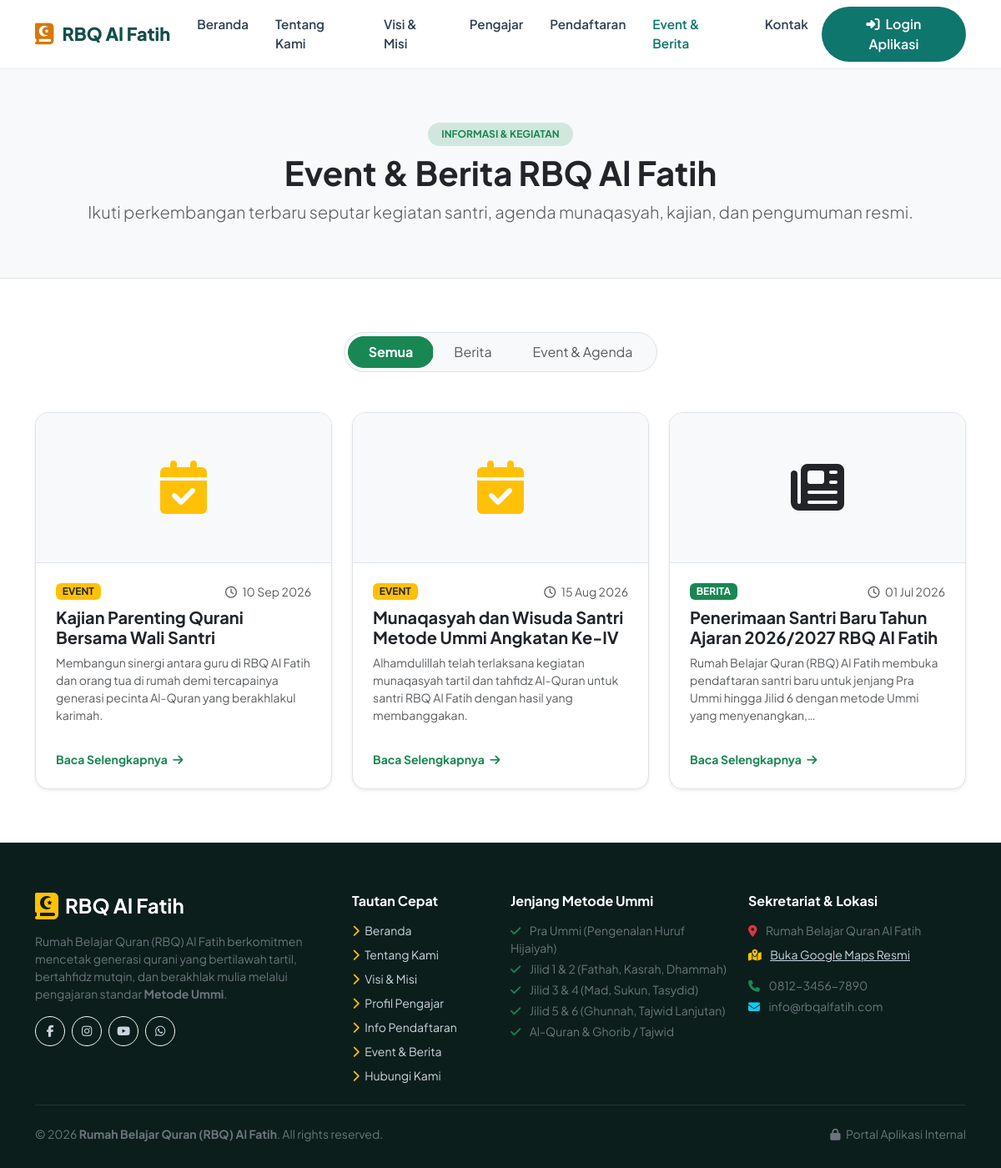
Page /index.php/profil/berita on the committed database.
### tables this page shows
CREATE TABLE `berita` (
  `id` int unsigned NOT NULL AUTO_INCREMENT,
  `judul` varchar(255) NOT NULL,
  `slug` varchar(255) NOT NULL,
  `konten` text NOT NULL,
  `thumbnail` varchar(255) DEFAULT NULL,
  `kategori` enum('event','berita') NOT NULL DEFAULT 'berita',
  `tanggal_publish` date DEFAULT NULL,
  `is_published` tinyint(1) NOT NULL DEFAULT '0',
  `dibuat_oleh` int unsigned NOT NULL,
  `created_at` datetime NOT NULL DEFAULT CURRENT_TIMESTAMP,
  `updated_at` datetime NOT NULL DEFAULT CURRENT_TIMESTAMP ON UPDATE CURRENT_TIMESTAMP,
  PRIMARY KEY (`id`),
  UNIQUE KEY `uk_slug` (`slug`),
  KEY `fk_berita_user` (`dibuat_oleh`),
  CONSTRAINT `fk_berita_user` FOREIGN KEY (`dibuat_oleh`) REFERENCES `users` (`id`)
);

### application/controllers/Profil.php (called while the page is built, shortened)
<?php
class Profil extends MY_Controller
{
    public function __construct()
    {
        $this->load->model('Berita_model');
        $this->load->model('Semester_model');
        $this->load->model('Pengajar_model');
    }
    public function berita()
    {
        $kategori = $this->input->get('kategori', TRUE);
        $data['title']         = 'Event & Berita - RBQ Al Fatih';
        $data['active_menu']   = 'berita';
        $data['kategori_aktif']= $kategori;
        $data['daftar_berita'] = $this->Berita_model->get_published(12, $kategori);
        $this->load->view('public/layout/header', $data);
        $this->load->view('public/berita', $data);
        $this->load->view('public/layout/footer', $data);
    }
}

### index.php (called while the page is built, shortened)
<?php
require_once BASEPATH.'core/CodeIgniter.php';

### application/models/Berita_model.php (called while the page is built, shortened)
<?php
class Berita_model extends CI_Model
{
    protected $table = 'berita';
    public function get_published($limit = 6, $kategori = null)
    {
        $this->db->select('b.*, u.nama as nama_penulis');
        $this->db->from($this->table . ' b');
        $this->db->join('users u', 'u.id = b.dibuat_oleh', 'left');
        $this->db->where('b.is_published', 1);
        $this->db->order_by('b.tanggal_publish', 'DESC');
        $this->db->limit($limit);
        return $this->db->get()->result();
    }
}

### application/views/public/berita.php (the view, shortened to what this page needs)
<section class="py-5 bg-light border-bottom">
    <div class="container text-center py-3">
        <span class="badge bg-success-subtle text-success px-3 py-2 rounded-pill fw-bold text-uppercase mb-2">Informasi & Kegiatan</span>
        <h1 class="fw-bold text-dark">Event & Berita RBQ Al Fatih</h1>
        <p class="text-muted lead max-w-2xl mx-auto mb-0">Ikuti perkembangan terbaru seputar kegiatan santri, agenda munaqasyah, kajian, dan pengumuman resmi.</p>
    </div>
</section>
<section class="py-5 bg-white">
    <div class="container py-3">
        <div class="d-flex justify-content-center mb-5">
            <div class="btn-group p-1 bg-light rounded-pill border" role="group">
                <a href="<?= base_url('berita'); ?>" class="btn rounded-pill px-4 <?= empty($kategori_aktif) ? 'btn-success fw-bold' : 'btn-light text-muted'; ?>">Semua</a>
                <a href="<?= base_url('berita?kategori=berita'); ?>" class="btn rounded-pill px-4 <?= ($kategori_aktif === 'berita') ? 'btn-success fw-bold' : 'btn-light text-muted'; ?>">Berita</a>
                <a href="<?= base_url('berita?kategori=event'); ?>" class="btn rounded-pill px-4 <?= ($kategori_aktif === 'event') ? 'btn-success fw-bold' : 'btn-light text-muted'; ?>">Event & Agenda</a>
            </div>
        </div>
        <div class="row g-4">
            <?php if (!empty($daftar_berita)): ?>
                <?php foreach ($daftar_berita as $b): ?>
                    <div class="col-md-6 col-lg-4">
                        <div class="card h-100 border rounded-4 overflow-hidden shadow-sm hover-shadow transition">
                            <div class="bg-light p-4 text-center border-bottom" style="height: 180px; display: flex; align-items: center; justify-content: center;">
                                <i class="fa-solid <?= $b->kategori === 'event' ? 'fa-calendar-check text-warning' : 'fa-newspaper text-emerald'; ?> fa-4x"></i>
                            </div>
                            <div class="card-body p-4 d-flex flex-column">
                                <div class="d-flex justify-content-between align-items-center mb-2">
                                    <span class="badge <?= $b->kategori === 'event' ? 'bg-warning text-dark' : 'bg-success'; ?> text-uppercase small">
                                        <?= htmlspecialchars($b->kategori); ?>
                                    </span>
                                    <small class="text-muted"><i class="fa-regular fa-clock me-1"></i> <?= date('d M Y', strtotime($b->tanggal_publish)); ?></small>
                                </div>
                                <h5 class="card-title fw-bold mb-2">
                                    <a href="<?= base_url('berita/' . $b->slug); ?>" class="text-dark text-decoration-none">
                                        <?= htmlspecialchars($b->judul); ?>
                                    </a>
                                </h5>
                                <p class="card-text text-muted small flex-grow-1">
                                    <?= word_limiter(strip_tags($b->konten), 22); ?>
                                </p>
                                <a href="<?= base_url('berita/' . $b->slug); ?>" class="text-success fw-bold small text-decoration-none mt-3">
                                    Baca Selengkapnya <i class="fa-solid fa-arrow-right ms-1"></i>
                                </a>
                            </div>
                        </div>
                    </div>
                <?php endforeach; ?>
            <?php endif; ?>
        </div>
    </div>
</section>

### application/views/public/layout/header.php (style rules this page uses)
:root { --primary-emerald: #0f766e; --primary-dark: #134e4a; --primary-light: #ccfbf1; --accent-gold: #d97706; --accent-gold-light: #fef3c7; --text-dark: #0f172a; --text-muted: #64748b; --bg-light: #f8fafc; }
body { font-family: 'Plus Jakarta Sans', sans-serif; color: var(--text-dark); background-color: #ffffff; overflow-x: hidden; }

### rows in the picture
berita: kategori "EVENT", tanggal_publish "10 Sep 2026", judul "Kajian Parenting Qurani Bersama Wali Santri", konten "Membangun sinergi antara guru di RBQ Al Fatih dan orang tua di rumah demi tercapainya generasi pecinta Al-Quran yang berakhlakul karimah."
berita: kategori "EVENT", tanggal_publish "15 Aug 2026", judul "Munaqasyah dan Wisuda Santri Metode Ummi Angkatan Ke-IV", konten "Alhamdulillah telah terlaksana kegiatan munaqasyah tartil dan tahfidz Al-Quran untuk santri RBQ Al Fatih dengan hasil yang membanggakan."
berita: kategori "BERITA", tanggal_publish "01 Jul 2026", judul "Penerimaan Santri Baru Tahun Ajaran 2026/2027 RBQ Al Fatih", konten "Rumah Belajar Quran (RBQ) Al Fatih membuka pendaftaran santri baru untuk jenjang Pra Ummi hingga Jilid 6 dengan metode Ummi yang menyenangkan,…"
